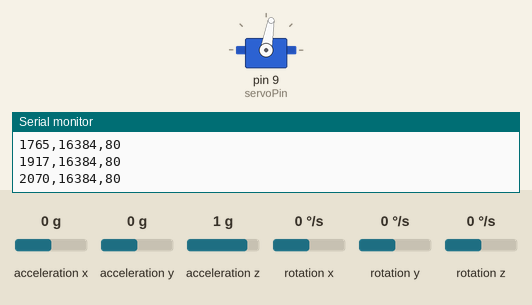
A sketch run on a simulated Arduino Uno, built with avr-gcc and run on an emulated ATmega328P. Parts: servo, the last lines printed to the serial monitor. The test bench sets the inputs (shaded band); at power-on: acceleration z 1 g, acceleration x 0 g, acceleration y 0 g, rotation x 0 °/s, rotation y 0 °/s, rotation z 0 °/s.

Above: at 2.2 s.
2.3 s: acceleration z set to -1.4 g
At 2.8 s:
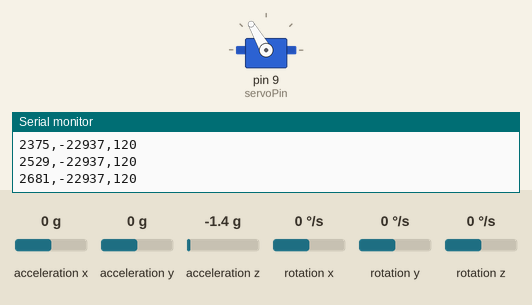
3.8 s: acceleration z set to 0.8 g
At 5.0 s:
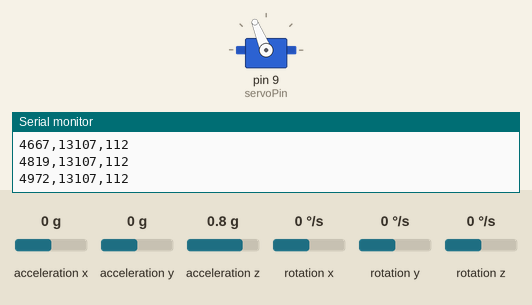
5.4 s: acceleration z set to -0.8 g
At 5.9 s:
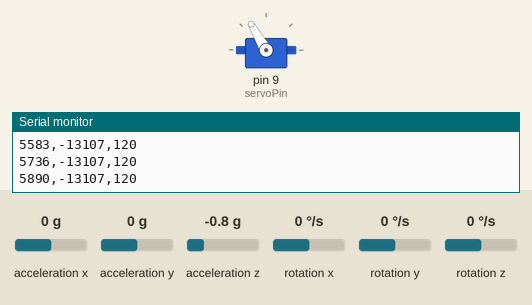
Timing chart, 0 to 8.4 s (numbered marks = the images above; inputs shaded):
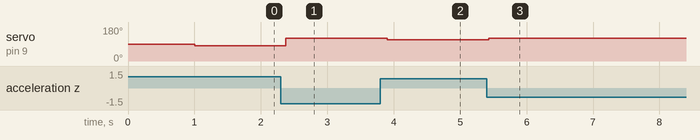

The sketch:

codigo_pruebas_suspension.ino
```cpp
#include <Wire.h>
#include "MPU6050.h"
#include <Servo.h>

MPU6050 mpu;
Servo suspensionServo;

// Variables MPU
int16_t ax, ay, az;

// Servo
const int servoPin = 9;
int servoPos = 90;

void setup() {

  Serial.begin(115200);

  Wire.begin();

  mpu.initialize();

  suspensionServo.attach(servoPin);
  suspensionServo.write(servoPos);

  delay(1000);
}

void loop() {

  // Leer aceleración
  mpu.getAcceleration(&ax, &ay, &az);

  // Vibración respecto a gravedad
  int vibration = abs(az - 16384);

  // Regular servo según vibración
  servoPos = map(vibration, 0, 4000, 80, 120);

  servoPos = constrain(servoPos, 80, 120);

  suspensionServo.write(servoPos);

  // ==========================
  // ENVIAR DATOS A PYTHON
  // ==========================

  // Formato:
  // tiempo,az,servo

  Serial.print(millis());
  Serial.print(",");
  Serial.print(az);
  Serial.print(",");
  Serial.println(servoPos);

  delay(150);
}
```

Measured:
- after the input at 2.3 s, servo on pin 9 (servoPin): 80° → 120° after 0.08 s
- after the input at 3.8 s, servo on pin 9 (servoPin): 120° → 112° after 0.10 s
- after the input at 5.4 s, servo on pin 9 (servoPin): 112° → 120° at once
